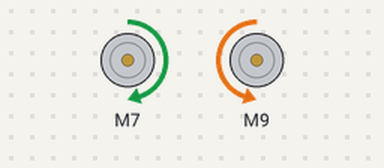
A sketch run on a simulated Arduino Uno, built with avr-gcc and run on an emulated ATmega328P. Parts: 2 × DC motor (green arrow = forward, orange = backward, longer = faster).

Above: at 0.5 s.
At 5.0 s:
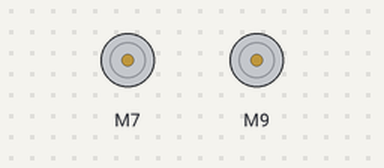
Timing chart, 0 to 6.9 s (numbered marks = the images above):
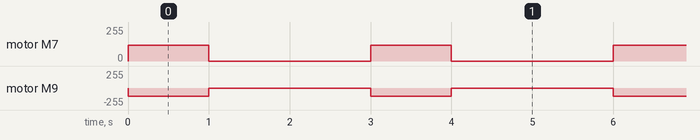

Measured:
- by itself, motor M7: alternates forward 120/255 for 1.0 s and stopped for 2.0 s
- by itself, motor M9: alternates backward 120/255 for 1.0 s and stopped for 2.0 s

The sketch:

Motor_test.ino
```cpp
/*
  Sample code to test your LF-2 Robot motor connections.
  This code will make your robot go forward for 1 second and stop for 1 second.
  In case of a different behaviour you will have to switch the motor connections.
*/

#include <SparkFun_TB6612.h>

#define IN1 7
#define IN2 8
#define IN3 9
#define IN4 10
#define PWMA 5
#define PWMB 6

#define ENA 5
#define ENB 6
//#define STBY 5

const int offsetA = 1;
const int offsetB = -1; // - = forward

Motor motor1 = Motor(IN1, IN2, PWMA, offsetA, ENA);
Motor motor2 = Motor(IN3, IN4, PWMB, offsetB, ENB);
void setup() {
  Serial.begin(9600);
}

void loop() {
  /*for (int i = 0; i <= 255; i++) {
    motor1.drive(i);
    motor2.drive(i);
    Serial.println(i);
    delay(50);
  }*/

  motor1.drive(120);
  motor2.drive(120);
  delay(1000);

  motor1.drive(0);
  motor2.drive(0);
  delay(2000);
}
```
